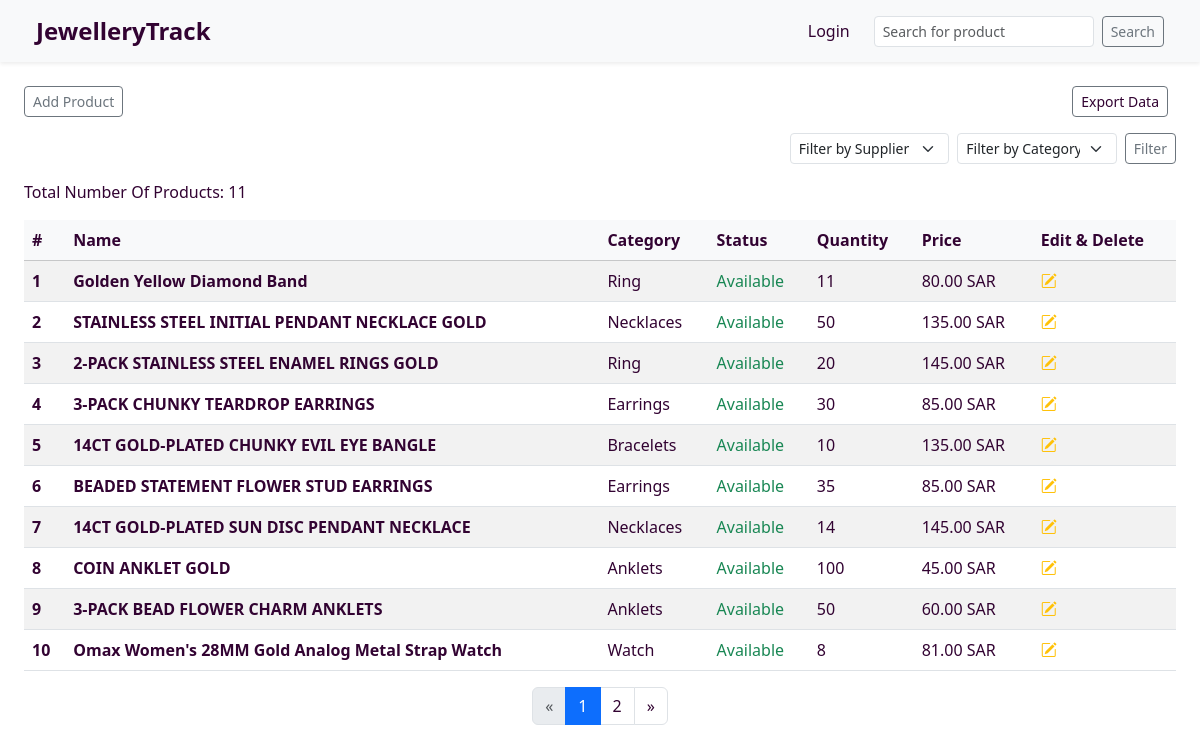
/product/all/, run on an earlier commit of the app's database.
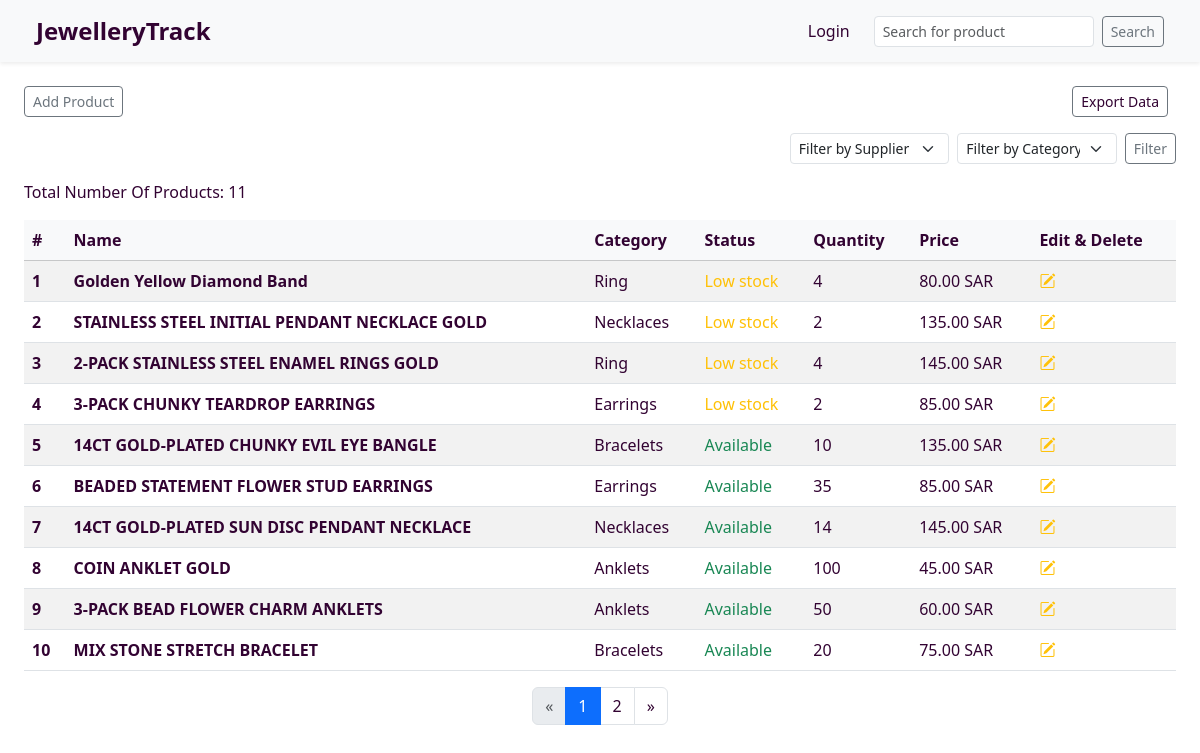
And on a later commit of the database.
### product/models.py (models this page shows)
class Product(models.Model):
    name = models.CharField(max_length=1024)
    description = models.TextField()
    quantity = models.IntegerField()
    price = models.DecimalField(max_digits=20, decimal_places=2)
    category = models.ForeignKey(Category, on_delete=models.CASCADE)
    suppliers = models.ManyToManyField(Supplier)
    picture = models.ImageField(upload_to="images/", default="images/default.jpg")
    created_at = models.DateField(auto_now_add=True)

### main/models.py (models this page shows)
class Category(models.Model):
    category_name = models.CharField(max_length=1024)
    description = models.TextField()
    created_at = models.DateField(auto_now_add=True)
    def __str__(self):
        return self.category_name

### product/views.py (the view)
# urls.py: path("all/", views.all_product_view, name="all_product_view"),
def all_product_view(request : HttpRequest):
    products = Product.objects.all().order_by("id")
    categories = Category.objects.all()
    suppliers =  Supplier.objects.all()
    product_form = ProductForm()
    selected_category = request.GET.get('category')
    selected_supplier = request.GET.get('suppliers')
    if selected_category and selected_category != 'all':
        products = products.filter(category=selected_category)
    if selected_supplier and selected_supplier != 'all':
        products = products.filter(suppliers=selected_supplier)
    paginator = Paginator(products, 10)
    page_number = request.GET.get('page')
    page_obj = paginator.get_page(page_number)
    return render(request, "product/products.html",{'products': products,'product_form':product_form ,
                                                    'categories':categories, 'suppliers':suppliers,
                                  'selected_category':selected_category, 'selected_supplier' :selected_supplier,
                                         'page_obj': page_obj      })

### product/forms.py
class ProductForm(forms.ModelForm):
    class Meta:
        model = Product
        fields = "__all__"
        widgets = {
            'name': forms.TextInput(attrs={'class': 'form-control'}),
            'description': forms.Textarea(attrs={'class': 'form-control', 'rows': 3}),
            'quantity': forms.NumberInput(attrs={'class': 'form-control'}),
            'price': forms.NumberInput(attrs={'class': 'form-control'}),
            'category': forms.Select(attrs={'class': 'form-control'}),
            'suppliers': forms.CheckboxSelectMultiple(),
            'picture': forms.FileInput(attrs={'class': 'form-control'}),
        }

### main/models.py (called while the page is built)
    def __str__(self):
        return self.name

### product/templates/product/products.html (shortened to what this page needs)
{% extends 'main/base.html' %}
{% block content %}
<div class="d-flex justify-content-between align-items-start mb-3">
  <div>
    <button type="button" class="btn btn-outline-secondary btn-sm" data-bs-toggle="modal" data-bs-target="#addProductModal">
      Add Product
    </button>
  </div>
  <div class="d-flex flex-column align-items-end">
    <div class="mb-3">
      <a href="{% url 'product:export_view' %}" class="btn btn-outline-secondary btn-sm me-2">
  Export Data
</a>
  </div>
    <form method="GET" class="d-flex gap-2" action="{% url 'product:all_product_view' %}">
      <select name="suppliers" class="form-select form-select-sm" style="min-width: 150px;">
        <option value="">Filter by Supplier</option>
      </select>
      <select name="category" class="form-select form-select-sm" style="min-width: 150px;">
        <option value="">Filter by Category</option>
      </select>
      <button type="submit" class="btn btn-outline-secondary btn-sm">Filter</button>
    </form>
  </div>
</div>
<p>Total Number Of Products: {{ products.count }}</p>
{% include 'product/product_list.html' %}
{% endblock %}

### product/templates/product/product_list.html (shortened to what this page needs)
<table class="table table-striped align-middle">
  <thead class="table-light">
    <tr>
      <th scope="col">#</th>
      <th scope="col">Name</th>
      <th scope="col">Category</th>
      <th scope="col">Status</th>
      <th scope="col">Quantity</th>
      <th scope="col">Price</th>
      <th scope="col"> Edit & Delete</th>
    </tr>
  </thead>
  <tbody>
    {% for product in page_obj %}
    <tr>
      <th scope="row">{{ forloop.counter }}</th>
         <td>
      <a href="#" class="fw-bold text-decoration-none" data-bs-toggle="modal" data-bs-target="#productModal{{ product.id }}">
        {{ product.name }}
      </a>
    </td>
      <td>{{ product.category.category_name }}</td>
          {%if product.quantity == 0 %}
            <td class="text-danger" >Out of stock </td>
          {% elif product.quantity < 5  %}
            <td class="text-warning">Low stock </td>
          {% else %}
             <td class="text-success" >Available</td>
          {%endif%}
      <td>{{ product.quantity }}</td>
      <td>{{ product.price }} SAR</td>
      <td>
        <a href="#" class="text-warning me-2" data-bs-toggle="modal" data-bs-target="#updateProductModal{{ product.id }}">
  <i class="bi bi-pencil-square"></i>
</a>
      </td>
    </tr>
    {% endfor %}
  </tbody>
</table>
{% if page_obj.has_other_pages %}
<nav aria-label="Page navigation">
  <ul class="pagination justify-content-center">
    {% if page_obj.has_previous %}
      <li class="page-item">
        <a class="page-link" href="?{% if selected_category %}category={{ selected_category }}&{% endif %}{% if selected_supplier %}suppliers={{ selected_supplier }}&{% endif %}page={{ page_obj.previous_page_number }}">&laquo;</a>
      </li>
    {% else %}
      <li class="page-item disabled"><span class="page-link">&laquo;</span></li>
    {% endif %}
    {% for num in page_obj.paginator.page_range %}
      {% if page_obj.number == num %}
        <li class="page-item active"><span class="page-link">{{ num }}</span></li>
      {% else %}
        <li class="page-item">
          <a class="page-link" href="?{% if selected_category %}category={{ selected_category }}&{% endif %}{% if selected_supplier %}suppliers={{ selected_supplier }}&{% endif %}page={{ num }}">{{ num }}</a>
        </li>
      {% endif %}
    {% endfor %}
    {% if page_obj.has_next %}
      <li class="page-item">
        <a class="page-link" href="?{% if selected_category %}category={{ selected_category }}&{% endif %}{% if selected_supplier %}suppliers={{ selected_supplier }}&{% endif %}page={{ page_obj.next_page_number }}">&raquo;</a>
      </li>
    {% else %}
      <li class="page-item disabled"><span class="page-link">&raquo;</span></li>
    {% endif %}
  </ul>
</nav>
{% endif %}

What changed in the data, as far as the page shows it:
removed Product: name "Omax Women's 28MM Gold Analog Metal Strap Watch", category.category_name "Watch", shows "Available", quantity "8", price "81.00"
changed Product "Golden Yellow Diamond Band": quantity "11" → "4"; quantity "Available" → "Low stock"
changed Product "STAINLESS STEEL INITIAL PENDANT NECKLACE GOLD": quantity "50" → "2"; quantity "Available" → "Low stock"
changed Product "2-PACK STAINLESS STEEL ENAMEL RINGS GOLD": quantity "20" → "4"; quantity "Available" → "Low stock"
changed Product "3-PACK CHUNKY TEARDROP EARRINGS": quantity "30" → "2"; quantity "Available" → "Low stock"
now on this page (row unchanged): Product: name "MIX STONE STRETCH BRACELET", category.category_name "Bracelets", shows "Available", quantity "20", price "75.00"
